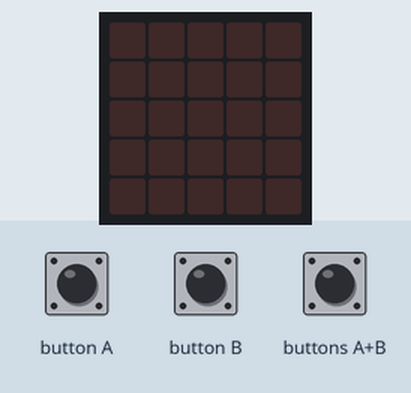
A program run on a simulated BBC micro:bit (MakeCode). Parts: the board's 5×5 LED display. The inputs (shaded band) are chosen by the test bench. Random numbers come from a fixed seed.

Above: at 1.2 s.
1.3 s: button A pressed for 0.15 s
At 1.5 s:
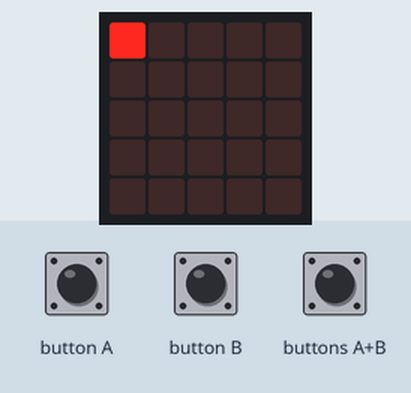
At 4.2 s:
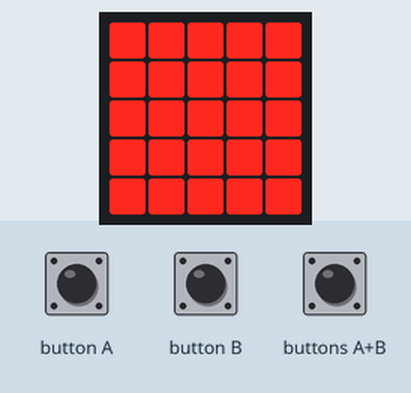
4.3 s: button B pressed for 0.15 s
At 4.5 s:
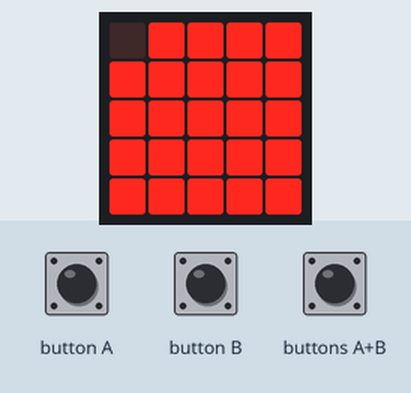
Timing chart, 0 to 7.3 s (numbered marks = the images above; inputs shaded):
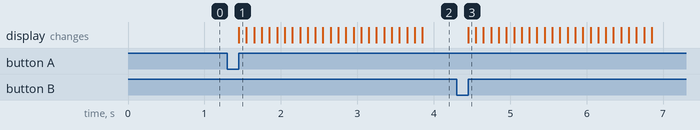

The program:

main.ts
```typescript
let pause2 = false
let xPos = 0
let yPos = 0
input.onButtonPressed(Button.A, function () {
    basic.clearScreen()
    for (let yPos = 0; yPos <= 4; yPos++) {
        for (let xPos = 0; xPos <= 4; xPos++) {
            led.plot(xPos, yPos)
            basic.pause(100)
        }
    }
})
input.onButtonPressed(Button.AB, function () {
    pause2 = !(pause2)
    if (pause2) {
        basic.clearScreen()
    }
})
input.onButtonPressed(Button.B, function () {
    for (let yPos = 0; yPos <= 4; yPos++) {
        for (let xPos = 0; xPos <= 4; xPos++) {
            led.unplot(xPos, yPos)
            basic.pause(100)
        }
    }
})
basic.forever(function () {

})
basic.forever(function () {
    if (false) {
        xPos = randint(0, 4)
        yPos = randint(0, 4)
        led.plot(xPos, yPos)
        basic.pause(10)
        led.unplot(yPos, xPos)
    }
})
```

test.ts
```typescript
// test ender her, dette bliver ikke kompileret, når denne pakke bruges som en udvidelse.
```

Measured:
- after the input at 1.3 s, the display: changes after 0.15 s (image 1)
- after the input at 4.3 s, the display: changes after 0.15 s (image 3)
